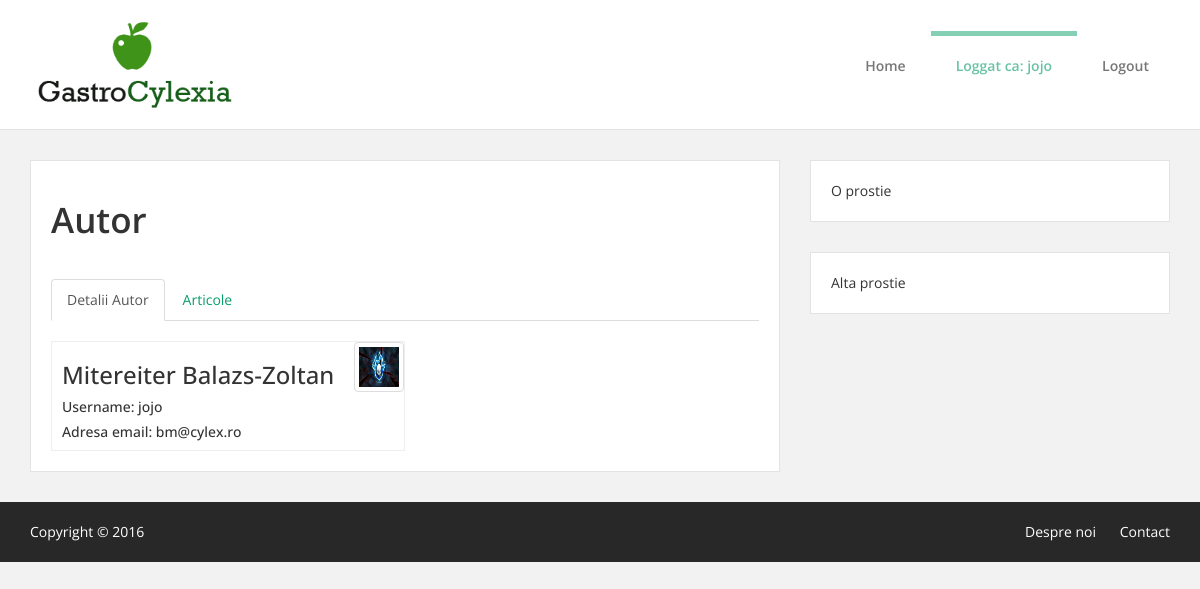
Page /autor.php (signed in) on the committed database.
### tables this page shows
CREATE TABLE IF NOT EXISTS `autori` (
  `ID` int(11) NOT NULL AUTO_INCREMENT,
  `nume` varchar(80) NOT NULL,
  `email` varchar(254) NOT NULL,
  `user` varchar(80) NOT NULL,
  `parola` varchar(100) NOT NULL,
  `caleImg` varchar(260) DEFAULT NULL,
  PRIMARY KEY (`ID`),
  UNIQUE KEY `email` (`email`,`user`)
);

### inc/db.php (called while the page is built, shortened)
<?php
function db_select(PDO $connection, $statement, array $params = array())
{
    $stmt = $connection->prepare($statement);
    $stmt->execute($params);
    $result = $stmt->fetchAll();
    return $result;
}

### templates/autor_tpl.php (the view, shortened to what this page needs)
<ul class="nav nav-tabs" role="tablist">
    <li role="presentation" class="active"><a href="#author" aria-controls="author" role="tab" data-toggle="tab">Detalii Autor</a></li>
    <li role="presentation"><a href="#author-articles" aria-controls="author-articles" role="tab" data-toggle="tab">Articole</a></li>
</ul>
<br>
<div class="tab-content">
    <div role="tabpanel" class="tab-pane fade in active" id="author">
        <div id="autor-details-container">
            <a href="<?php echo $caleImgAutor ?>"><img src= "<?php echo $caleImgAutor ?>" class="img-thumbnail"></a>
            <h3><?php echo $numeAutor ?></h3>
            <h5>Username: <?php echo $username ?></h5>
            <h5>Adresa email: <?php echo $email ?></h5>
        </div>
    </div>
</div>

### public/css/style.css (style rules this page uses)
body { background-color: #F2F2F2; font-family: 'Open Sans', sans-serif; }
a { color: #079E69; outline: none !important; }
img { max-width: 100%; width: auto; }
#autor-details-container { border:1px solid #eee; width:50%; padding-left: 10px; }
.img-thumbnail { height: 50px; width:50px; float:right; }

### rows in the picture
autori: caleImg (picture), nume "Mitereiter Balazs-Zoltan", user "jojo", email "bm@cylex.ro"

### other values in the picture
$_SESSION['user'] "jojo"
$page_title "Autor"
$content "Despre noi Contact"
